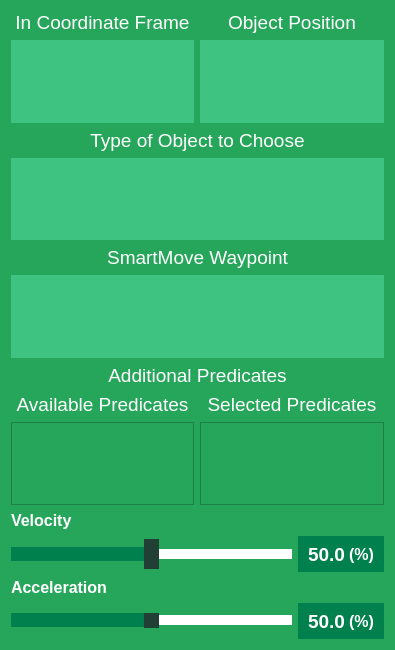
<?xml version="1.0" encoding="UTF-8"?>
<ui version="4.0">
 <class>ActionWaypointUI</class>
 <widget class="QWidget" name="ActionWaypointUI">
  <property name="geometry">
   <rect>
    <x>0</x>
    <y>0</y>
    <width>395</width>
    <height>650</height>
   </rect>
  </property>
  <property name="minimumSize">
   <size>
    <width>0</width>
    <height>0</height>
   </size>
  </property>
  <property name="maximumSize">
   <size>
    <width>16777215</width>
    <height>16777215</height>
   </size>
  </property>
  <property name="windowTitle">
   <string>Form</string>
  </property>
  <property name="styleSheet">
   <string notr="true">background-color:#26A65B ; color:#ffffff</string>
  </property>
  <layout class="QVBoxLayout" name="verticalLayout">
   <item>
    <layout class="QHBoxLayout" name="horizontalLayout_3">
     <property name="margin">
      <number>0</number>
     </property>
     <item>
      <layout class="QVBoxLayout" name="verticalLayout_2">
       <property name="margin">
        <number>0</number>
       </property>
       <item>
        <widget class="QLabel" name="label_5">
         <property name="font">
          <font>
           <pointsize>14</pointsize>
          </font>
         </property>
         <property name="text">
          <string>In Coordinate Frame</string>
         </property>
         <property name="alignment">
          <set>Qt::AlignCenter</set>
         </property>
        </widget>
       </item>
       <item>
        <widget class="QListWidget" name="reference_list">
         <property name="minimumSize">
          <size>
           <width>0</width>
           <height>80</height>
          </size>
         </property>
         <property name="styleSheet">
          <string notr="true">QListWidget {background-color:#3FC380; color:#ffffff;} QListView:item:selected { color: #ffffff; background-color: #223F35;border:none }</string>
         </property>
         <property name="frameShape">
          <enum>QFrame::NoFrame</enum>
         </property>
        </widget>
       </item>
      </layout>
     </item>
     <item>
      <layout class="QVBoxLayout" name="verticalLayout_3">
       <property name="margin">
        <number>0</number>
       </property>
       <item>
        <widget class="QLabel" name="label_11">
         <property name="minimumSize">
          <size>
           <width>0</width>
           <height>0</height>
          </size>
         </property>
         <property name="font">
          <font>
           <pointsize>14</pointsize>
           <weight>50</weight>
           <bold>false</bold>
          </font>
         </property>
         <property name="styleSheet">
          <string notr="true">color:#ffffff</string>
         </property>
         <property name="text">
          <string>Object Position</string>
         </property>
         <property name="alignment">
          <set>Qt::AlignCenter</set>
         </property>
        </widget>
       </item>
       <item>
        <widget class="QListWidget" name="region_list">
         <property name="minimumSize">
          <size>
           <width>0</width>
           <height>80</height>
          </size>
         </property>
         <property name="maximumSize">
          <size>
           <width>16777215</width>
           <height>16777215</height>
          </size>
         </property>
         <property name="font">
          <font>
           <weight>75</weight>
           <bold>true</bold>
          </font>
         </property>
         <property name="focusPolicy">
          <enum>Qt::NoFocus</enum>
         </property>
         <property name="styleSheet">
          <string notr="true">QListWidget {background-color:#3FC380; color:#ffffff;} QListView:item:selected { color: #ffffff; background-color: #223F35;border:none }</string>
         </property>
         <property name="frameShape">
          <enum>QFrame::Panel</enum>
         </property>
         <property name="frameShadow">
          <enum>QFrame::Plain</enum>
         </property>
         <property name="lineWidth">
          <number>0</number>
         </property>
         <property name="currentRow">
          <number>-1</number>
         </property>
         <property name="sortingEnabled">
          <bool>true</bool>
         </property>
        </widget>
       </item>
      </layout>
     </item>
    </layout>
   </item>
   <item>
    <widget class="QLabel" name="label_6">
     <property name="font">
      <font>
       <pointsize>14</pointsize>
      </font>
     </property>
     <property name="text">
      <string>Type of Object to Choose</string>
     </property>
     <property name="alignment">
      <set>Qt::AlignCenter</set>
     </property>
    </widget>
   </item>
   <item>
    <widget class="QListWidget" name="object_list">
     <property name="minimumSize">
      <size>
       <width>0</width>
       <height>80</height>
      </size>
     </property>
     <property name="focusPolicy">
      <enum>Qt::NoFocus</enum>
     </property>
     <property name="styleSheet">
      <string notr="true">QListWidget {background-color:#3FC380; color:#ffffff;} QListView:item:selected { color: #ffffff; background-color: #223F35;border:none }</string>
     </property>
     <property name="frameShape">
      <enum>QFrame::NoFrame</enum>
     </property>
     <property name="frameShadow">
      <enum>QFrame::Plain</enum>
     </property>
    </widget>
   </item>
   <item>
    <widget class="QLabel" name="label_8">
     <property name="font">
      <font>
       <pointsize>14</pointsize>
      </font>
     </property>
     <property name="text">
      <string>SmartMove Waypoint</string>
     </property>
     <property name="alignment">
      <set>Qt::AlignCenter</set>
     </property>
    </widget>
   </item>
   <item>
    <widget class="QListWidget" name="smartmove_list">
     <property name="minimumSize">
      <size>
       <width>0</width>
       <height>80</height>
      </size>
     </property>
     <property name="focusPolicy">
      <enum>Qt::NoFocus</enum>
     </property>
     <property name="styleSheet">
      <string notr="true">QListWidget {background-color:#3FC380; color:#ffffff;} QListView:item:selected { color: #ffffff; background-color: #223F35;border:none }</string>
     </property>
     <property name="frameShape">
      <enum>QFrame::NoFrame</enum>
     </property>
    </widget>
   </item>
   <item>
    <layout class="QVBoxLayout" name="verticalLayout_5">
     <item>
      <widget class="QLabel" name="label_9">
       <property name="font">
        <font>
         <pointsize>14</pointsize>
        </font>
       </property>
       <property name="text">
        <string>Additional Predicates</string>
       </property>
       <property name="alignment">
        <set>Qt::AlignCenter</set>
       </property>
      </widget>
     </item>
     <item>
      <layout class="QHBoxLayout" name="horizontalLayout_4">
       <item>
        <layout class="QVBoxLayout" name="verticalLayout_6">
         <item>
          <widget class="QLabel" name="label_13">
           <property name="minimumSize">
            <size>
             <width>0</width>
             <height>0</height>
            </size>
           </property>
           <property name="font">
            <font>
             <pointsize>14</pointsize>
             <weight>50</weight>
             <bold>false</bold>
            </font>
           </property>
           <property name="styleSheet">
            <string notr="true">color:#ffffff</string>
           </property>
           <property name="text">
            <string>Available Predicates</string>
           </property>
           <property name="alignment">
            <set>Qt::AlignCenter</set>
           </property>
          </widget>
         </item>
         <item>
          <widget class="QListWidget" name="available_pred_list"/>
         </item>
        </layout>
       </item>
       <item>
        <layout class="QVBoxLayout" name="verticalLayout_7">
         <item>
          <widget class="QLabel" name="label_7">
           <property name="font">
            <font>
             <pointsize>14</pointsize>
            </font>
           </property>
           <property name="text">
            <string>Selected Predicates</string>
           </property>
           <property name="alignment">
            <set>Qt::AlignCenter</set>
           </property>
          </widget>
         </item>
         <item>
          <widget class="QListWidget" name="selected_pred_list"/>
         </item>
        </layout>
       </item>
      </layout>
     </item>
    </layout>
   </item>
   <item>
    <widget class="QLabel" name="label_2">
     <property name="font">
      <font>
       <pointsize>12</pointsize>
       <weight>75</weight>
       <bold>true</bold>
      </font>
     </property>
     <property name="text">
      <string>Velocity</string>
     </property>
    </widget>
   </item>
   <item>
    <layout class="QHBoxLayout" name="horizontalLayout">
     <property name="spacing">
      <number>0</number>
     </property>
     <item>
      <widget class="QSlider" name="vel_slider">
       <property name="minimumSize">
        <size>
         <width>0</width>
         <height>36</height>
        </size>
       </property>
       <property name="styleSheet">
        <string notr="true"> QSlider::groove:horizontal {
     height: 10px; 
     background-color:#ffffff;
     margin: 2px 0; }

 QSlider::handle:horizontal {
     background-color:#223F35;
     width: 15px;
     height:48px;
     margin: -10px 0; }

QSlider::sub-page:horizontal {
     background-color:#00804C;
 }</string>
       </property>
       <property name="minimum">
        <number>10</number>
       </property>
       <property name="maximum">
        <number>90</number>
       </property>
       <property name="singleStep">
        <number>5</number>
       </property>
       <property name="pageStep">
        <number>5</number>
       </property>
       <property name="value">
        <number>50</number>
       </property>
       <property name="sliderPosition">
        <number>50</number>
       </property>
       <property name="orientation">
        <enum>Qt::Horizontal</enum>
       </property>
       <property name="invertedAppearance">
        <bool>false</bool>
       </property>
       <property name="invertedControls">
        <bool>false</bool>
       </property>
       <property name="tickPosition">
        <enum>QSlider::NoTicks</enum>
       </property>
       <property name="tickInterval">
        <number>10</number>
       </property>
      </widget>
     </item>
     <item>
      <spacer name="horizontalSpacer">
       <property name="orientation">
        <enum>Qt::Horizontal</enum>
       </property>
       <property name="sizeType">
        <enum>QSizePolicy::Fixed</enum>
       </property>
       <property name="sizeHint" stdset="0">
        <size>
         <width>6</width>
         <height>0</height>
        </size>
       </property>
      </spacer>
     </item>
     <item>
      <widget class="QLineEdit" name="vel_field">
       <property name="minimumSize">
        <size>
         <width>50</width>
         <height>36</height>
        </size>
       </property>
       <property name="maximumSize">
        <size>
         <width>51</width>
         <height>16777215</height>
        </size>
       </property>
       <property name="font">
        <font>
         <pointsize>14</pointsize>
         <weight>75</weight>
         <bold>true</bold>
        </font>
       </property>
       <property name="styleSheet">
        <string notr="true">background-color:#00804C ; color:#ffffff;border:none</string>
       </property>
       <property name="text">
        <string>50.0</string>
       </property>
       <property name="alignment">
        <set>Qt::AlignRight|Qt::AlignTrailing|Qt::AlignVCenter</set>
       </property>
      </widget>
     </item>
     <item>
      <widget class="QLabel" name="label">
       <property name="minimumSize">
        <size>
         <width>35</width>
         <height>0</height>
        </size>
       </property>
       <property name="font">
        <font>
         <pointsize>12</pointsize>
         <weight>75</weight>
         <bold>true</bold>
        </font>
       </property>
       <property name="styleSheet">
        <string notr="true">background-color:#00804C ; color:#ffffff;border:none</string>
       </property>
       <property name="text">
        <string>(%)</string>
       </property>
      </widget>
     </item>
    </layout>
   </item>
   <item>
    <widget class="QLabel" name="label_4">
     <property name="font">
      <font>
       <pointsize>12</pointsize>
       <weight>75</weight>
       <bold>true</bold>
      </font>
     </property>
     <property name="text">
      <string>Acceleration</string>
     </property>
    </widget>
   </item>
   <item>
    <layout class="QHBoxLayout" name="horizontalLayout_2">
     <property name="spacing">
      <number>0</number>
     </property>
     <item>
      <widget class="QSlider" name="acc_slider">
       <property name="styleSheet">
        <string notr="true"> QSlider::groove:horizontal {
     height: 10px; 
     background-color:#ffffff;
     margin: 2px 0; }

 QSlider::handle:horizontal {
     background-color:#223F35;
     width: 15px;
     height:48px;
     margin: -10px 0; }

QSlider::sub-page:horizontal {
     background-color:#00804C;
 }</string>
       </property>
       <property name="minimum">
        <number>10</number>
       </property>
       <property name="maximum">
        <number>90</number>
       </property>
       <property name="singleStep">
        <number>5</number>
       </property>
       <property name="pageStep">
        <number>5</number>
       </property>
       <property name="value">
        <number>50</number>
       </property>
       <property name="orientation">
        <enum>Qt::Horizontal</enum>
       </property>
       <property name="tickPosition">
        <enum>QSlider::NoTicks</enum>
       </property>
       <property name="tickInterval">
        <number>10</number>
       </property>
      </widget>
     </item>
     <item>
      <spacer name="horizontalSpacer_2">
       <property name="orientation">
        <enum>Qt::Horizontal</enum>
       </property>
       <property name="sizeType">
        <enum>QSizePolicy::Fixed</enum>
       </property>
       <property name="sizeHint" stdset="0">
        <size>
         <width>6</width>
         <height>0</height>
        </size>
       </property>
      </spacer>
     </item>
     <item>
      <widget class="QLineEdit" name="acc_field">
       <property name="minimumSize">
        <size>
         <width>50</width>
         <height>36</height>
        </size>
       </property>
       <property name="maximumSize">
        <size>
         <width>51</width>
         <height>16777215</height>
        </size>
       </property>
       <property name="font">
        <font>
         <pointsize>14</pointsize>
         <weight>75</weight>
         <bold>true</bold>
        </font>
       </property>
       <property name="styleSheet">
        <string notr="true">background-color:#00804C ; color:#ffffff;border:none</string>
       </property>
       <property name="text">
        <string>50.0</string>
       </property>
       <property name="alignment">
        <set>Qt::AlignRight|Qt::AlignTrailing|Qt::AlignVCenter</set>
       </property>
      </widget>
     </item>
     <item>
      <widget class="QLabel" name="label_3">
       <property name="minimumSize">
        <size>
         <width>35</width>
         <height>0</height>
        </size>
       </property>
       <property name="font">
        <font>
         <pointsize>12</pointsize>
         <weight>75</weight>
         <bold>true</bold>
        </font>
       </property>
       <property name="styleSheet">
        <string notr="true">background-color:#00804C ; color:#ffffff;border:none</string>
       </property>
       <property name="text">
        <string>(%)</string>
       </property>
      </widget>
     </item>
    </layout>
   </item>
  </layout>
 </widget>
 <resources/>
 <connections/>
</ui>
